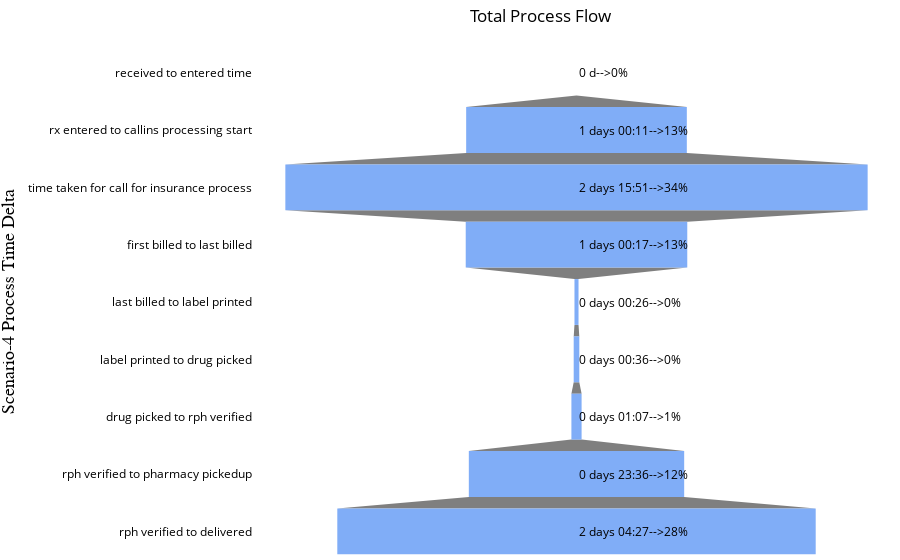

Notebook code cell kept with this figure:
### Code cell
row_wise_percent_df = scenario_4_df_time[scenario_4_df_time.columns[:-1]]

row_wise_percent_df = row_wise_percent_df.div(row_wise_percent_df.sum(axis=1), axis=0).round(2)

row_wise_percent_df = row_wise_percent_df.fillna(0)

try:
    
    row_wise_percent_df = row_wise_percent_df.multiply(100).astype(int)
except:
    pass
scenario_4_df_time_object = scenario_4_df_time.copy()

for i in scenario_4_df_time_object.columns:
    scenario_4_df_time_object[i] = scenario_4_df_time_object[i].astype(str)
    
for idx, val in enumerate(row_wise_percent_df.index):
    values_to_be_used = scenario_4_df_time.values.tolist()[idx]
    variable_names = scenario_4_df_time.columns
    #variable_names = [x[14:] for x in variable_names]

    annotation_names = scenario_4_df_time_object.values.tolist()[idx]
    annotation_names = [x[:-3] for x in annotation_names]


    per_annot = row_wise_percent_df.values.tolist()[idx]

    fig = make_subplots()

    fig.add_trace(
        go.Funnel(
        y = variable_names[:-1],
        x = values_to_be_used[:-1],
        textposition='none',
            marker = {"color": [blue_color, blue_color, blue_color, blue_color, blue_color,\
                           blue_color, blue_color, blue_color,blue_color, blue_color, blue_color]}))


    for i,y,k in zip(variable_names[:-1],annotation_names[:-1],per_annot):
        fig.add_annotation(y=i,xanchor='left',
                    text=y+'-->'+str(k)+'%',align='right',showarrow=False)

    fig.update_layout(margin={"r":0,"t":44,"l":0,"b":0},paper_bgcolor='rgb(455,455,455)',plot_bgcolor='rgba(0,0,0,0)',
                      title={'text':str(val)+' Process Flow','xanchor': 'center','x':0.6
    },font=dict(color='black'),

    xaxis=dict(
        title='x Axis',
        titlefont=dict(
            family='Arial',
            size=18,
            color='Black'
        )
    ),
    yaxis=dict(
        title='Scenario-4 Process Time Delta',
        titlefont=dict(
            family='Arial',
            size=18,
            color='black'
        )
    ))


    fig.write_image(output_distribution_sce_4+str(val)+"_refill.png") #pip install -U kaleido & restart jupyter


fig.show()

### Figure 1 — Plotly figure (JSON) as saved in the notebook; plotly's stock layout.template omitted (floating-point values rounded to 4 significant figures)
{"data": [{"marker": {"color": ["#80ADF7", "#80ADF7", "#80ADF7", "#80ADF7", "#80ADF7", "#80ADF7", "#80ADF7", "#80ADF7", "#80ADF7", "#80ADF7", "#80ADF7"]}, "textposition": "none", "type": "funnel", "x": [0, 87109000000000, 229872000000000, 87455000000000, 1600000000000, 2216000000000, 4025000000000, 85017000000000, 188852000000000], "y": ["received to entered time", "rx entered to callins processing start", "time taken for call for insurance process", "first billed to last billed", "last billed to label printed", "label printed to drug picked", "drug picked to rph verified", "rph verified to pharmacy pickedup", "rph verified to delivered"]}], "layout": {"annotations": [{"align": "right", "showarrow": false, "text": "0 d-->0%", "xanchor": "left", "y": "received to entered time"}, {"align": "right", "showarrow": false, "text": "1 days 00:11-->13%", "xanchor": "left", "y": "rx entered to callins processing start"}, {"align": "right", "showarrow": false, "text": "2 days 15:51-->34%", "xanchor": "left", "y": "time taken for call for insurance process"}, {"align": "right", "showarrow": false, "text": "1 days 00:17-->13%", "xanchor": "left", "y": "first billed to last billed"}, {"align": "right", "showarrow": false, "text": "0 days 00:26-->0%", "xanchor": "left", "y": "last billed to label printed"}, {"align": "right", "showarrow": false, "text": "0 days 00:36-->0%", "xanchor": "left", "y": "label printed to drug picked"}, {"align": "right", "showarrow": false, "text": "0 days 01:07-->1%", "xanchor": "left", "y": "drug picked to rph verified"}, {"align": "right", "showarrow": false, "text": "0 days 23:36-->12%", "xanchor": "left", "y": "rph verified to pharmacy pickedup"}, {"align": "right", "showarrow": false, "text": "2 days 04:27-->28%", "xanchor": "left", "y": "rph verified to delivered"}], "font": {"color": "black"}, "margin": {"b": 0, "l": 0, "r": 0, "t": 44}, "paper_bgcolor": "rgb(455,455,455)", "plot_bgcolor": "rgba(0,0,0,0)", "title": {"text": "Total Process Flow", "x": 0.6, "xanchor": "center"}, "xaxis": {"anchor": "y", "domain": [0, 1], "title": {"font": {"color": "Black", "family": "Arial", "size": 18}, "text": "x Axis"}}, "yaxis": {"anchor": "x", "domain": [0, 1], "title": {"font": {"color": "black", "family": "Arial", "size": 18}, "text": "Scenario-4 Process Time Delta"}}}}
